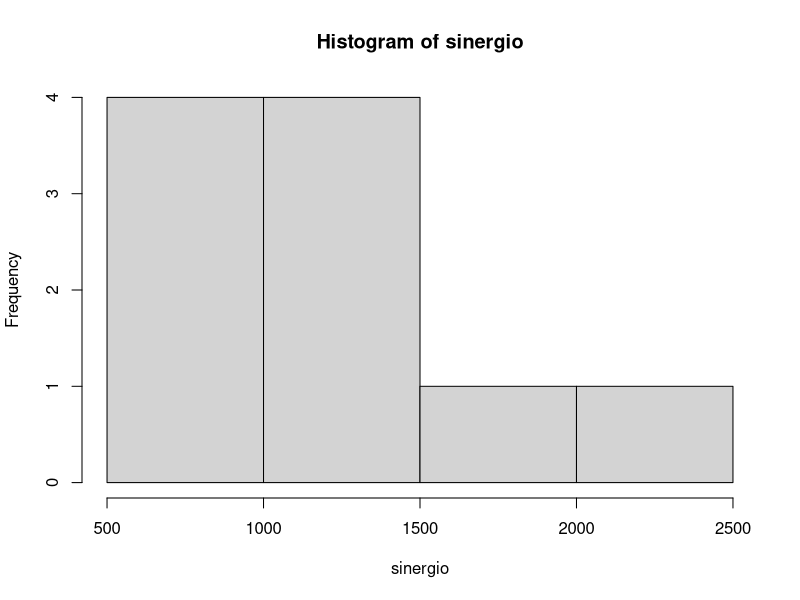
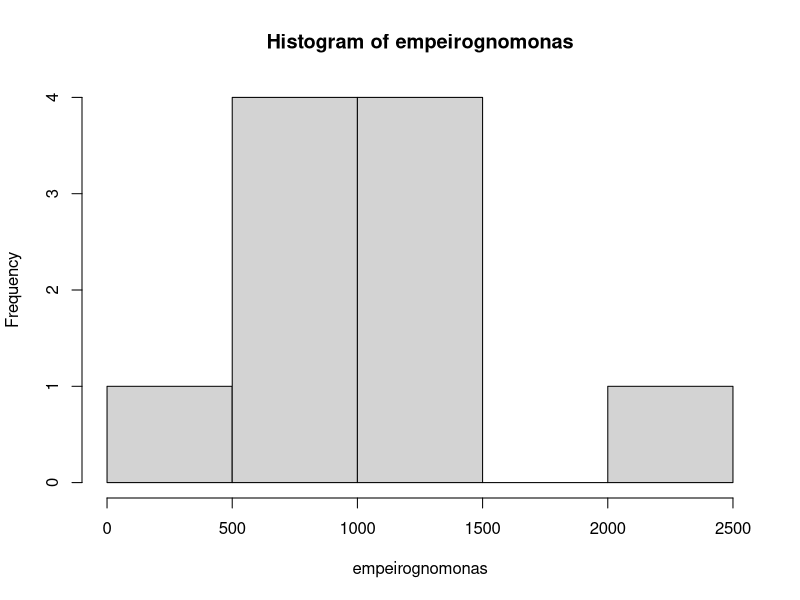

Generate these figures, in order, with R:
#Initial data
sinergio <- c(500 , 1550, 1250 ,1300, 750, 1000, 1250 ,1300, 800 ,2500)
empeirognomonas <- c(400 , 1500 , 1300 , 1300  
						,800  ,800, 1000 ,  1100 ,  650 ,  2200)


#Examining the data
hist(sinergio)
hist(empeirognomonas)
#No outliers and the distr looks normal enough
#We would like to have more samples though (they are too few)
#Calculating sample size
length(sinergio) -> N

#Calculating the sdeviastions and means of the two datasets
sd(sinergio) -> s1
sd(empeirognomonas) -> s2
mean(sinergio) -> m1
mean(empeirognomonas) -> m2
#sample sd
s <- s1/sqrt(N) + s2/sqrt(N)


#Null hypothesis is avg(mpeirognomonas) == avg(sinergio)
#Alternative hypothesis is avg(sinergio) > avg(females)

#estimated value
m <- m1-m2
#hypothesized value
h <- 0
# Statistic  t test
t <-  ( m - 0 ) / s
# P - value ( with t test using Student t probabiliy function )
# and one sided significane test ( so input value is t)
pval <- pt(df= N-1 , -abs(t))

message("Pvalue = ", pval)
